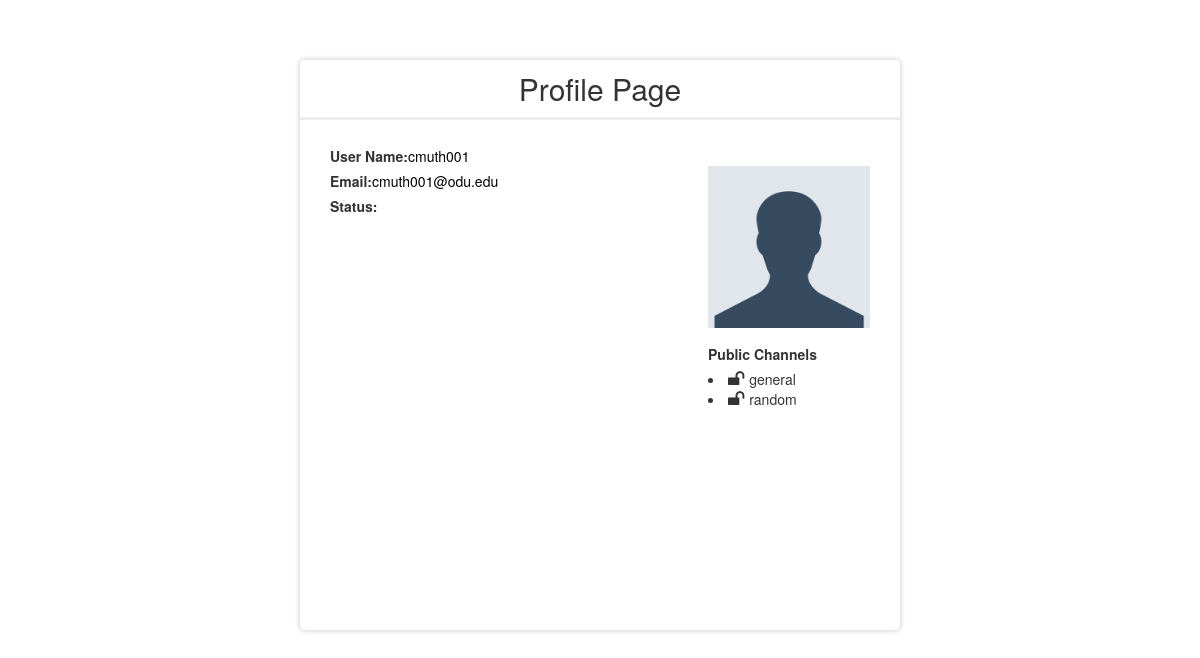
The page /userProfile.php?email=cmuth001@odu.edu on the database as committed earlier.
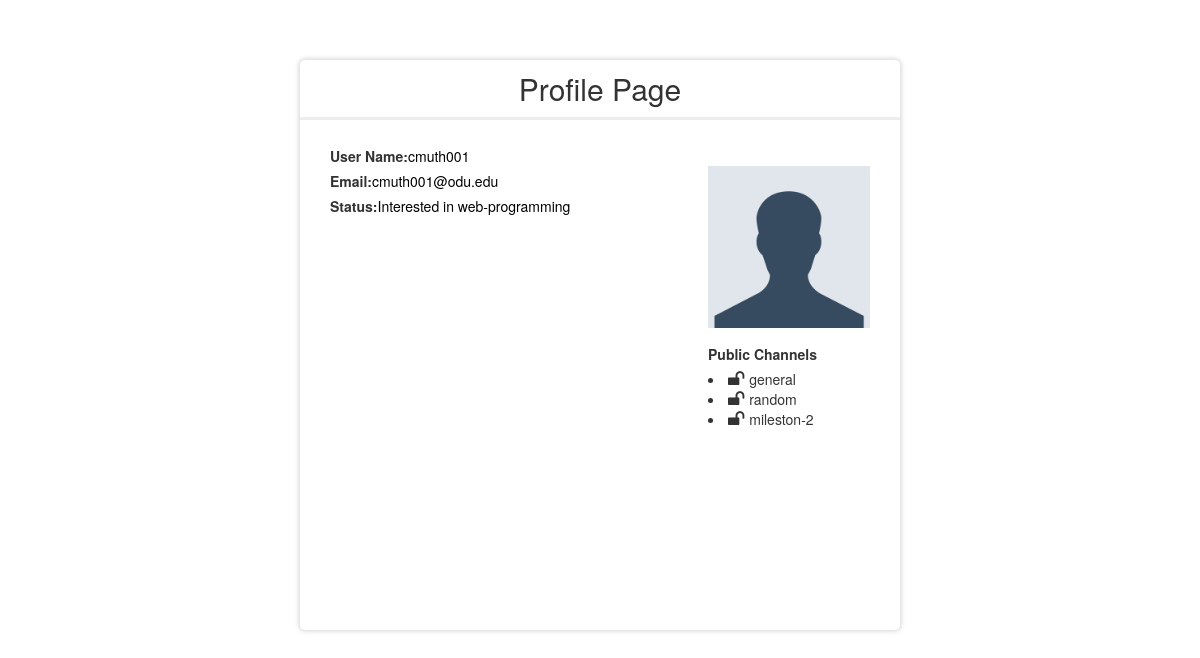
The same page on the database as committed later.
### tables this page shows
CREATE TABLE IF NOT EXISTS `users` (
  `email` varchar(50) NOT NULL,
  `user_name` varchar(20) NOT NULL,
  `display_name` varchar(20) NOT NULL,
  `status` varchar(50) NOT NULL DEFAULT 'Available',
  `mode_id` int(10) NOT NULL DEFAULT '0',
  `display_pic` varchar(50) NOT NULL DEFAULT 'no pic',
  `description` varchar(200) NOT NULL DEFAULT 'bio',
  `password` varchar(20) NOT NULL,
  `phone_no` int(13) DEFAULT NULL,
  `skype_id` varchar(20) NOT NULL DEFAULT 'skype id',
  `timestamp` timestamp NOT NULL DEFAULT CURRENT_TIMESTAMP ON UPDATE CURRENT_TIMESTAMP
);

CREATE TABLE IF NOT EXISTS `userChannels` (
  `user_email` varchar(20) NOT NULL,
  `channel_id` int(10) NOT NULL,
  `channel_name` varchar(20) NOT NULL,
  `isPublic` tinyint(1) NOT NULL DEFAULT '0',
  `join_time` timestamp NOT NULL DEFAULT CURRENT_TIMESTAMP ON UPDATE CURRENT_TIMESTAMP,
  `starred` tinyint(1) NOT NULL DEFAULT '0'
);

### userProfile.php (the view, shortened to what this page needs)
<?php
include_once "sqlQueries.php";
?>
<!DOCTYPE html>
<html>
    <head>
        <link rel="stylesheet" type="text/css" href="./profilePage.css">
        <link rel="stylesheet" href="https://maxcdn.bootstrapcdn.com/bootstrap/3.3.7/css/bootstrap.min.css">
        <link rel="stylesheet" href="https://cdnjs.cloudflare.com/ajax/libs/font-awesome/4.7.0/css/font-awesome.min.css">
    </head>
    <body>
        <div class = "formDiv">
            <h2 >Profile Page</h2>
                <div class="container" style = "height:100%; width:95%;">
                <div class = "leftside" style="float:left;width: 70%;">
                    <label><b>User Name:</b></label><span class="profileStyle"><?php $result = getUserDetails($_GET['email']); echo $result['display_name'] ?></span><br>
                    <label><b>Email:</b></label><span class="profileStyle"><?php $result = getUserDetails($_GET['email']); echo $result['email'] ?></span><br>
                    <label><b>Status:</b></label><span class="profileStyle"><?php $result = getUserDetails($_GET['email']); echo $result['status'] ?></span><br>
                </div>
                <div class ="profilePic" style="width:30%;height:100%;float:right">
                    <img src="./assets/images/homePage.png" width="100%" height="40%" alt="Avatar" class="avatar">
                    <div class = "channels">
                        <label>Public Channels</label>
                        <?php
                            $result =getAllPublicChannels($_GET['email']);
                            echo $result
                        ?>
                    </div>
                </div>
                <div class="clearfix">
                </div>
              </div>
        </div>
    </body>
</html>

### sqlQueries.php (shortened to what this page needs)
<?php
$conn = new mysqli(DB_HOST, DB_USER, DB_PASSWORD,DB_NAME)
	OR die ('Could not connect to MySQL: '.mysql_error());
function getUserDetails($email){
	global $conn;
	$sql = "SELECT * FROM users where email= '".$email."'";
    $result = $conn->query($sql);
    $row = $result->fetch_assoc();
    return $row;
}
function getAllPublicChannels($email){
	global $conn;
	$sql = "SELECT * FROM userChannels where user_email='$email' and isPublic =0";
    $result = mysqli_query($conn, $sql);
    $string = "";
    while(($row = mysqli_fetch_assoc($result)))
	{
    	$string=$string."<li ><i style='font-size: 126%;padding-right: 3%;' class='fa'>&#xf09c;</i>".$row['channel_name']."</li>";
	}
	return $string;
}
 ?>

### profilePage.css (style rules this page uses)
.profileStyle { color:black; }
.formDiv { width: 50%; margin-left: auto; margin-right: auto; margin-top: 5%; box-shadow: 0px 0px 5px 1px lightgrey; border-radius: 5px; }
h2 { text-align: center; padding: 2%; border-bottom: 3px solid #ededed; }
.container { padding: 16px; min-height: 500px }
.channels { margin-top: 10%; }
.clearfix::after { content: ""; clear: both; display: table; }

Rows that differ between the two databases and show on the page:
changed users "cmuth001": status (not shown) → "Interested in web-programming"
added userchannels: channel_name "mileston-2"
